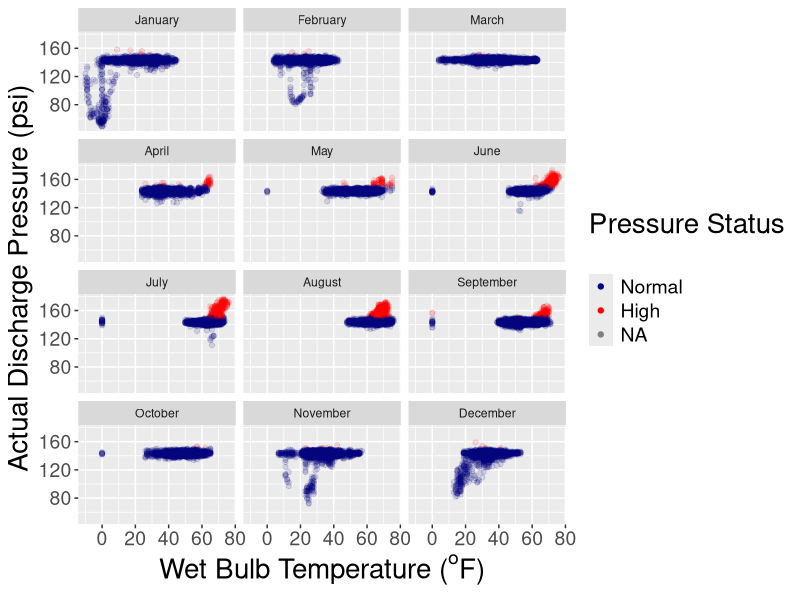
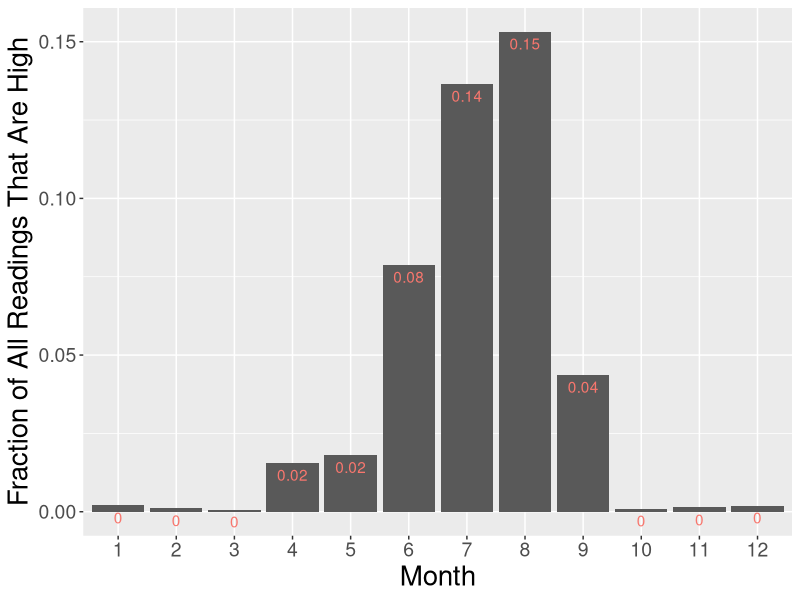
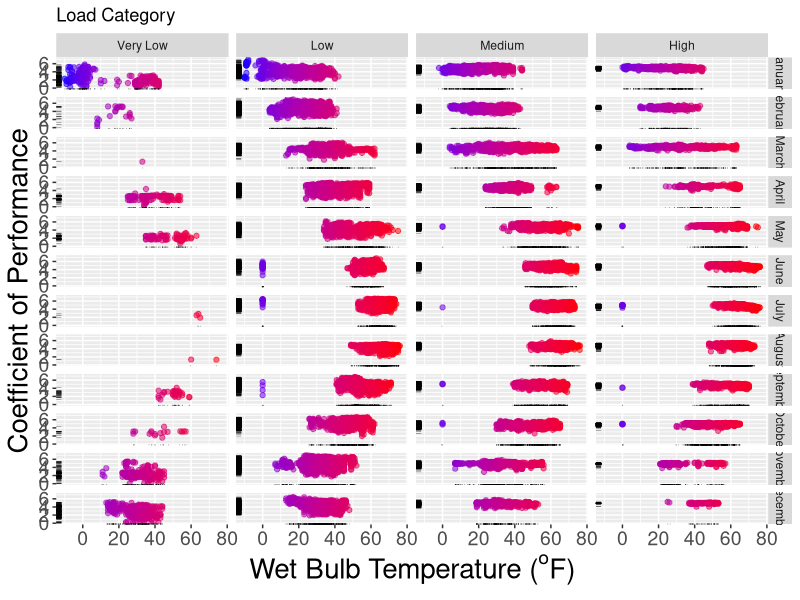
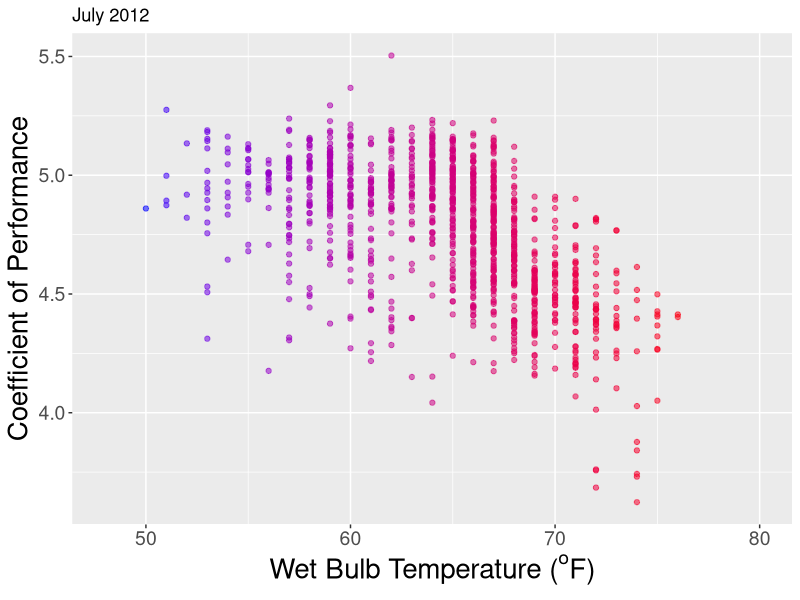
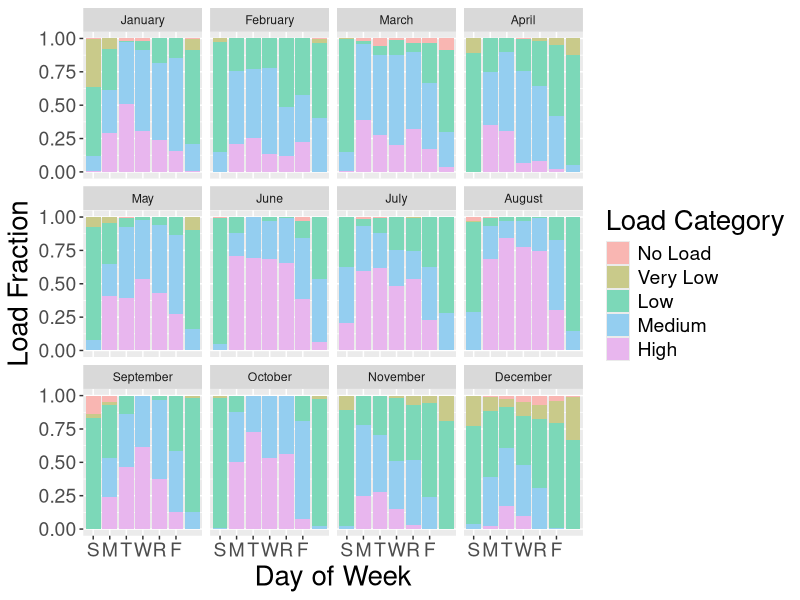

The R script that drew these images, in order:
## ---- chunk 1
library(lubridate)  ## for date/time handling
library(ggplot2)  ## for plotting
library(dplyr)  ## for groupby/summarize analysis
## ---- chunk 2
cust_theme <- theme(legend.text = element_text(size=14),
                      legend.title = element_text(size=20),
                      axis.text = element_text(size=14),
                      axis.title = element_text(size=20))

## ---- chunk 3
## to run this code, please make sure the three .csv files are in your working directory - thanks!
pressure_temperature <- read.csv("baseline-pressure-temp.csv", skip = 3, colClasses = c("character", "numeric", "numeric", "numeric"), na.strings = c("#N/A", "<NoData>"))

load_power <- read.csv("baseline-load-power.csv",
                       colClasses = c("character", "numeric", "numeric", "numeric"))

exp_period <- read.csv("efficiency.csv", skip = 5,
                       colClasses = c("character", "numeric", "numeric", "numeric"),
                       na.strings = c("#N/A", "<NoData>"))
## ---- chunk 4
## add a usable date column to each dataset
pressure_temperature$date <- mdy_hm(pressure_temperature$Date...Time)
load_power$date <- mdy_hm(load_power$Date...Time)
exp_period$date <- mdy_hm(exp_period$Date...Time)

## merge the pressure/temp dataset with the load power dataset
control_series <- merge(pressure_temperature, load_power, by="date")

## adding columns to control series:
## add a month column for easy grouping by month and a weekday column for grouping by day of the week
control_series$month <- month(control_series$date)
control_series$weekday <- wday(control_series$date)
exp_period$weekday <- wday(exp_period$date)

## add a column with load in kW instead of tons so the coefficient of performance will be unitless
control_series$load.kW <- control_series$Load..tons. * 3.51685
exp_period$load.kW <- exp_period$Load..tons. * 3.51685

## add a coefficient of performance
control_series$COP <- control_series$load.kW / control_series$Refr.compressor.power..kW.
exp_period$COP <- exp_period$load.kW / exp_period$Refr.compressor.power..kW.

## ---- chunk 5
## How big a problem might high wet bulb temps present?
## identify occurrences when condenser fans are not lowering the discharge pressure to within 1 SD of target
## find standard deviation of discharge pressures over 2012
P_one_sd <- sd(control_series$Discharge.pressure..psig., na.rm=TRUE)
P_mean <- mean(control_series$Discharge.pressure..psig., na.rm=TRUE)

## flag points above 1 SD of discharge pressure
control_series$highP <- cut(control_series$Discharge.pressure..psig., 
                            breaks = c(0, P_mean + P_one_sd, 500), 
                            labels = c("normal", "high"))

## add a month name column to label the facet plot
control_series$month_name <- factor(month.name[control_series$month], 
                                    levels= c("January", "February", "March", "April", "May", "June", "July", "August", "September", "October", "November", "December"))


## how many "high pressure" periods by month and what fraction do they represent:
P_by_month <- group_by(control_series, month, highP) %>%
                summarize(n = n()) %>%
                mutate(fraction = n / sum(n))
high_P_by_month <- filter(P_by_month, highP == "high")

## plot discharge pressure vs. wet bulb temp, highlighting those points more than 1 SD above target
g <- ggplot(control_series, aes(x=Twb..F., y=Discharge.pressure..psig., color=highP)) + 
    geom_point(alpha=.12,na.rm = TRUE) +
    scale_color_manual("Pressure Status\n", labels=c("Normal", "High"), values=c("#000080", "red"))
    coord_cartesian(xlim = c(-10, 80), ylim = c(70,180))

g + facet_wrap( ~ month_name, ncol=3) + 
    cust_theme + 
    xlab(bquote('Wet Bulb Temperature ('^o*F*')')) + 
    ylab("Actual Discharge Pressure (psi)") +
    guides(colour = guide_legend(override.aes = list(alpha = 1)))

## ---- chunk 6
## plot fraction of "high" pressure readings by month
ggplot(high_P_by_month, aes(x=factor(month), y=fraction)) + 
    geom_bar(stat="identity") +
    geom_text(aes(color="white", label=round(fraction, digits=2)), vjust=1.5) +
    cust_theme +
    theme(legend.position="none") +
    xlab("Month") +
    ylab("Fraction of All Readings That Are High")

## ---- chunk 7
## how does the COP vary with wet bulb temperature at different loads?
## cut the load index into different bins
control_series$load_category <- cut(control_series$load.kW,
                                    breaks = c(-1, 1, 200, 800, 1200, 2200),
                                    labels = c("No Load", "Very Low", "Low", "Medium", "High"))

## plot of all months and load categories (very low < 200kW < low < 800kW < medium < 1200kW < high < 2200kW)
h <- ggplot(filter(control_series, load_category != "No Load"), aes(x=Twb..F., y=COP)) +
    geom_point(aes(alpha = .12, color = Twb..F.), na.rm = TRUE) + 
    scale_color_gradient(low="blue", high="red")
h + facet_grid(month_name ~ load_category) + geom_rug(position="jitter", size = 0.1) +
    cust_theme +
    xlab(bquote('Wet Bulb Temperature ('^o*F*')')) +
    ylab("Coefficient of Performance") +
    ggtitle("Load Category") + 
    theme(legend.position="none")

## ---- chunk 8
## example plot of COP suffering because condenser fans aren't removing enough heat before refrigerant returns to the compressor
## July 2012
ggplot(filter(control_series, load_category == "High", month == 7), aes(x=Twb..F., y=COP)) +
    geom_point(aes(alpha = .12, color = Twb..F.), na.rm = TRUE) + 
    scale_color_gradient(limits=c(50, 77),low="blue", high="red") +
    coord_cartesian(xlim = c(48, 80)) +
    cust_theme + 
    theme(legend.position="none") +
    ggtitle("July 2012") +
    xlab(bquote('Wet Bulb Temperature ('^o*F*')')) +
    ylab("Coefficient of Performance")

## ---- chunk 9
## how much does the load depend on the day of the week?
load_by_month_wday <- group_by(control_series, month_name, weekday, load_category) %>%
    summarize(n = n()) %>%
    mutate(wday_fraction = n / sum(n))

i <- ggplot(load_by_month_wday, aes(x=weekday, y=wday_fraction, fill=load_category)) + geom_bar(stat="identity") + scale_fill_hue(c=45, l=80)
i + facet_wrap(~ month_name) +
    cust_theme +
    ylab("Load Fraction") +
    xlab("Day of Week") +
    labs(fill="Load Category") +
    scale_x_discrete(name="Day of Week", limits=c("S", "M","T","W","R","F","S"))
 
